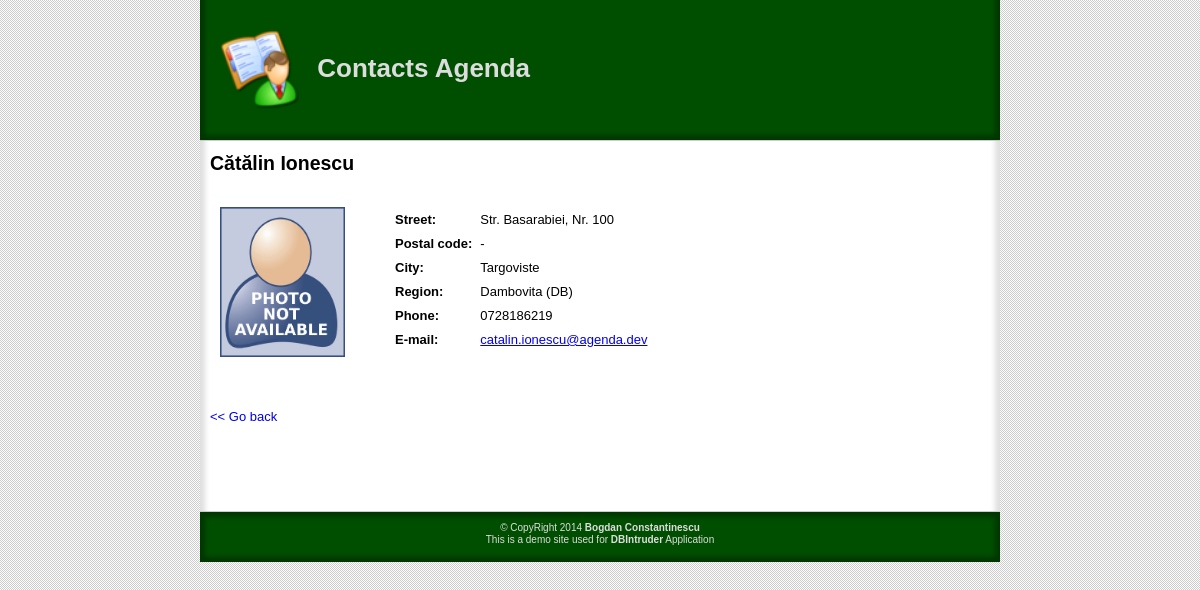
The app's page /mysql/numeric/contact.php?id=3 with its own data.
### tables this page shows
CREATE TABLE IF NOT EXISTS `contacts` (
  `id` int(10) unsigned NOT NULL AUTO_INCREMENT,
  `firstname` varchar(100) NOT NULL,
  `lastname` varchar(100) NOT NULL,
  `street` varchar(255) DEFAULT NULL,
  `postalcode` varchar(10) DEFAULT NULL,
  `city` varchar(100) DEFAULT NULL,
  `region_id` int(10) unsigned DEFAULT NULL,
  `phone` varchar(100) NOT NULL,
  `email` varchar(120) DEFAULT NULL,
  `img_path` varchar(255) DEFAULT NULL,
  PRIMARY KEY (`id`),
  KEY `fk_contacts_regions` (`region_id`)
);

CREATE TABLE IF NOT EXISTS `regions` (
  `id` int(10) unsigned NOT NULL AUTO_INCREMENT,
  `code` varchar(3) NOT NULL,
  `name` varchar(100) NOT NULL,
  PRIMARY KEY (`id`)
);

### includes/func/get_contact_by_id.inc.php (called while the page is built)
<?php
function getContactById($id) {
    global $db;
    $returnValue = array();
    $result = $db->query(
            "SELECT contacts.*, regions.code, regions.name
             FROM contacts
             LEFT JOIN regions ON contacts.region_id = regions.id
             WHERE contacts.id = " . $id);
    if (false !== $result) {
        $returnValue = $result->fetch();
    }
    return $returnValue;
}

### includes/pages/single_contact_stable.inc.php (the view, shortened to what this page needs)
<?php
$backUrl = '';
if (false !== strpos(strtolower($_SERVER['REQUEST_URI']), 'mysql')) {
    $backUrl = 'mysql/';
} elseif (false !== strpos(strtolower($_SERVER['REQUEST_URI']), 'oracle')) {
    $backUrl = 'oracle/';
}
?>
<?php
require_once 'header.inc.php';
if (isset($contact) && !empty($contact)):
    $image = strlen($contact['img_path']) ? $contact['img_path'] : 'uploads/photo_not_available.png';
?>
    <h2><?php echo htmlspecialchars($contact['firstname']); ?> <?php echo htmlspecialchars($contact['lastname']); ?></h2>
    <br /><br />
    <div class="left"><img src="<?php echo $image; ?>" alt="" width="125" height="150"/></div>
    <div class="right">
        <table class="contact-details">
            <tbody>
                <tr>
                    <td><strong>Street: </strong></td>
                    <td>
                        <?php if (strlen($contact['street'])): ?>
                            <?php echo htmlspecialchars($contact['street']); ?>
                        <?php else: ?>
                            -
                        <?php endif; ?>
                    </td>
                </tr>
                <tr>
                    <td><strong>Postal code: </strong></td>
                    <td>
                        <?php if (strlen($contact['postalcode'])): ?>
                            <?php echo htmlspecialchars($contact['postalcode']); ?>
                        <?php else: ?>
                            -
                        <?php endif; ?>
                    </td>
                </tr>
                <tr>
                    <td><strong>City: </strong></td>
                    <td>
                        <?php if (strlen($contact['city'])): ?>
                            <?php echo htmlspecialchars($contact['city']); ?>
                        <?php else: ?>
                            -
                        <?php endif; ?>
                    </td>
                </tr>
                <tr>
                    <td><strong>Region: </strong></td>
                    <td>
                        <?php if (strlen($contact['name'])): ?>
                            <?php echo htmlspecialchars($contact['name']); ?>
                            (<?php echo htmlspecialchars($contact['code']); ?>)
                        <?php else: ?>
                            -
                        <?php endif; ?>
                    </td>
                </tr>
                <tr>
                    <td><strong>Phone: </strong></td>
                    <td>
                        <?php if (strlen($contact['phone'])): ?>
                            <?php echo htmlspecialchars($contact['phone']); ?>
                        <?php else: ?>
                            -
                        <?php endif; ?>
                    </td>
                </tr>
                <tr>
                    <td><strong>E-mail: </strong></td>
                    <td>
                        <?php if (strlen($contact['email'])): ?>
                            <a href="mailto:<?php echo htmlspecialchars($contact['email']); ?>"><?php echo htmlspecialchars($contact['email']); ?></a>
                        <?php else: ?>
                            -
                        <?php endif; ?>
                    </td>
                </tr>
            </tbody>
        </table>
    </div>
    <br style="clear: both;" />
<?php else: ?>
    Contact not found.
<?php endif; ?>
<br /><br /><br />
<p class="back_link"><a href="<?php echo $backUrl; ?>">&lt;&lt; Go back</a></p>
<?php require_once 'footer.inc.php'; ?>

### css/main.css (style rules this page uses)
body { font: 13px/1.231 arial,helvetica,clean,sans-serif; *font-size: small; *font: x-small; background: url('../images/bkg_texture.jpg') repeat; }
* { padding: 0; margin: 0; }
.left { float: left; margin-left: 10px; }
.right { float: right; width: 600px; }
.contact-details td { padding: 3px; }
.back_link a { text-decoration: none; }

### records on screen
contacts: firstname "Cătălin", lastname "Ionescu", street "Str. Basarabiei, Nr. 100", city "Targoviste", region.name "Dambovita", region.code "DB", phone "0728186219", email "catalin.ionescu@agenda.dev"
